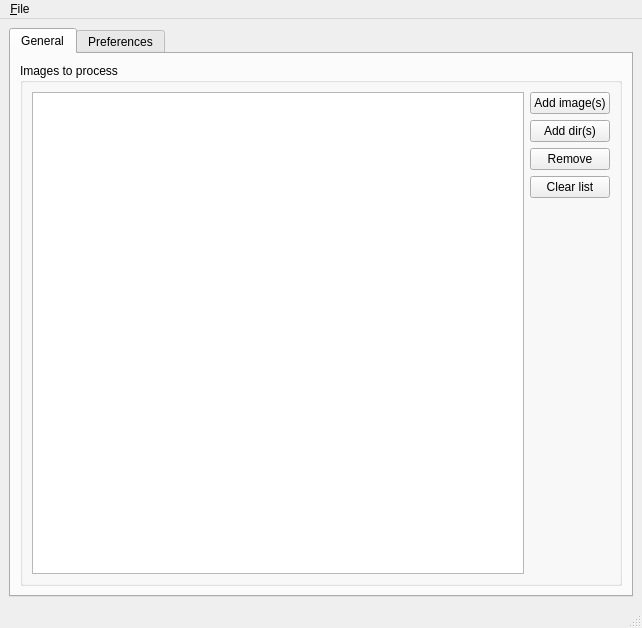
<?xml version="1.0" encoding="UTF-8"?>
<ui version="4.0">
 <class>MainWindow</class>
 <widget class="QMainWindow" name="MainWindow">
  <property name="geometry">
   <rect>
    <x>0</x>
    <y>0</y>
    <width>642</width>
    <height>628</height>
   </rect>
  </property>
  <property name="windowTitle">
   <string>Lipsia Processing</string>
  </property>
  <widget class="QWidget" name="centralwidget">
   <layout class="QGridLayout" name="gridLayout">
    <item row="0" column="0">
     <widget class="QTabWidget" name="tabWidget">
      <property name="currentIndex">
       <number>0</number>
      </property>
      <widget class="QWidget" name="tab">
       <attribute name="title">
        <string>General</string>
       </attribute>
       <layout class="QVBoxLayout" name="verticalLayout">
        <item>
         <widget class="QGroupBox" name="groupBox">
          <property name="title">
           <string>Images to process</string>
          </property>
          <layout class="QHBoxLayout" name="horizontalLayout">
           <item>
            <widget class="QListView" name="imageList"/>
           </item>
           <item>
            <widget class="QFrame" name="frame">
             <property name="frameShape">
              <enum>QFrame::NoFrame</enum>
             </property>
             <property name="frameShadow">
              <enum>QFrame::Raised</enum>
             </property>
             <layout class="QVBoxLayout" name="verticalLayout_3">
              <property name="margin">
               <number>0</number>
              </property>
              <item>
               <widget class="QFrame" name="frame_2">
                <property name="frameShape">
                 <enum>QFrame::NoFrame</enum>
                </property>
                <property name="frameShadow">
                 <enum>QFrame::Raised</enum>
                </property>
                <layout class="QVBoxLayout" name="verticalLayout_2">
                 <property name="margin">
                  <number>0</number>
                 </property>
                 <item>
                  <widget class="QPushButton" name="b_addImages">
                   <property name="text">
                    <string>Add image(s)</string>
                   </property>
                  </widget>
                 </item>
                 <item>
                  <widget class="QPushButton" name="b_addDirs">
                   <property name="text">
                    <string>Add dir(s)</string>
                   </property>
                  </widget>
                 </item>
                 <item>
                  <widget class="QPushButton" name="b_removeListEntry">
                   <property name="text">
                    <string>Remove</string>
                   </property>
                  </widget>
                 </item>
                 <item>
                  <widget class="QPushButton" name="b_clearImageList">
                   <property name="text">
                    <string>Clear list</string>
                   </property>
                  </widget>
                 </item>
                </layout>
               </widget>
              </item>
              <item>
               <spacer name="verticalSpacer">
                <property name="orientation">
                 <enum>Qt::Vertical</enum>
                </property>
                <property name="sizeHint" stdset="0">
                 <size>
                  <width>20</width>
                  <height>328</height>
                 </size>
                </property>
               </spacer>
              </item>
             </layout>
            </widget>
           </item>
          </layout>
         </widget>
        </item>
       </layout>
      </widget>
      <widget class="QWidget" name="tab_2">
       <attribute name="title">
        <string>Preferences</string>
       </attribute>
      </widget>
     </widget>
    </item>
   </layout>
  </widget>
  <widget class="QMenuBar" name="menubar">
   <property name="geometry">
    <rect>
     <x>0</x>
     <y>0</y>
     <width>642</width>
     <height>27</height>
    </rect>
   </property>
   <widget class="QMenu" name="menu_File">
    <property name="title">
     <string>&amp;File</string>
    </property>
    <addaction name="action_Open_script"/>
    <addaction name="separator"/>
    <addaction name="action_Save_Script"/>
    <addaction name="actionSave_script_as"/>
    <addaction name="separator"/>
    <addaction name="action_Exit"/>
   </widget>
   <addaction name="menu_File"/>
  </widget>
  <widget class="QStatusBar" name="statusbar"/>
  <action name="action_Save_Script">
   <property name="text">
    <string>&amp;Save script</string>
   </property>
  </action>
  <action name="actionSave_script_as">
   <property name="text">
    <string>Save script &amp;as...</string>
   </property>
  </action>
  <action name="action_Open_script">
   <property name="text">
    <string>&amp;Open script...</string>
   </property>
  </action>
  <action name="action_Exit">
   <property name="text">
    <string>&amp;Exit</string>
   </property>
  </action>
 </widget>
 <resources/>
 <connections/>
</ui>
